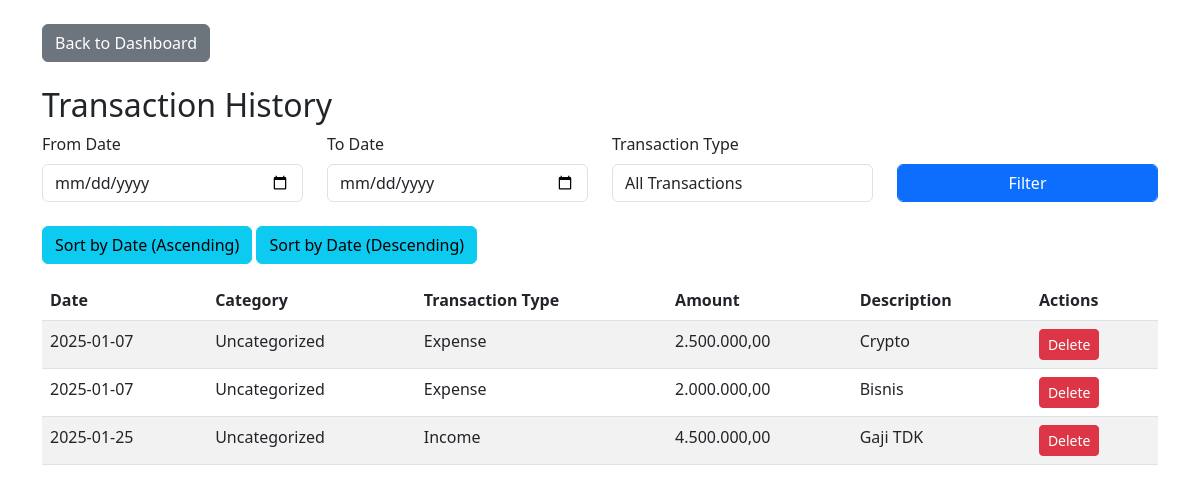
The app's page /transaction_history.php?sort_order=asc (signed in) with its own data.
### tables this page shows
CREATE TABLE `transactions` (
  `id` int(11) NOT NULL,
  `user_id` int(11) NOT NULL,
  `category_id` int(11) DEFAULT NULL,
  `type_id` int(11) NOT NULL,
  `amount` decimal(10,2) NOT NULL,
  `description` text DEFAULT NULL,
  `transaction_date` date NOT NULL,
  `created_at` timestamp NOT NULL DEFAULT current_timestamp()
);

### transaction_history.php (the view, shortened to what this page needs)
<?php
require_once 'db/db.php';
$filter_query = "";
$order_by = "transaction_date DESC";
if (isset($_GET['sort_order']) && $_GET['sort_order'] == 'asc') {
    $order_by = "transaction_date ASC";
}
$transactions = mysqli_query($koneksi, "
    SELECT
        id,
        transaction_date,
        amount,
        description,
        type_id,
        (SELECT name FROM categories WHERE id = category_id) as category_name
    FROM
        transactions
    WHERE
        1 $filter_query
    ORDER BY
        $order_by
");
?>
<!DOCTYPE html>
<html lang="en">
<head>
    <link href="https://cdn.jsdelivr.net/npm/bootstrap@5.3.0-alpha1/dist/css/bootstrap.min.css" rel="stylesheet">
</head>
<body>
<div class="container mt-4">
        <a href="dashboard.php" class="btn btn-secondary mb-4">Back to Dashboard</a>
        <h2>Transaction History</h2>
        <form method="POST" class="mb-4">
            <div class="row align-items-end">
                <div class="col-md-3">
                    <label for="from_date" class="form-label">From Date</label>
                    <input type="date" id="from_date" name="from_date" class="form-control">
                </div>
                <div class="col-md-3">
                    <label for="to_date" class="form-label">To Date</label>
                    <input type="date" id="to_date" name="to_date" class="form-control">
                </div>
                <div class="col-md-3">
                    <label for="transaction_type" class="form-label">Transaction Type</label>
                    <select id="transaction_type" name="transaction_type" class="form-control">
                        <option value="">All Transactions</option>
                    </select>
                </div>
                <div class="col-md-3">
                    <button type="submit" class="btn btn-primary form-control">Filter</button>
                </div>
            </div>
        </form>
        <div class="mb-3">
            <a href="transaction_history.php?sort_order=asc" class="btn btn-info">Sort by Date (Ascending)</a>
            <a href="transaction_history.php?sort_order=desc" class="btn btn-info">Sort by Date (Descending)</a>
        </div>
        <table class="table table-striped">
            <thead>
                <tr>
                    <th>Date</th>
                    <th>Category</th>
                    <th>Transaction Type</th>
                    <th>Amount</th>
                    <th>Description</th>
                    <th>Actions</th>
                </tr>
            </thead>
            <tbody>
                <?php while ($row = mysqli_fetch_assoc($transactions)): ?>
                    <tr class="<?php echo $row['type_id'] == 1 ? 'income-row' : 'expense-row'; ?>">
                        <td><?php echo $row['transaction_date']; ?></td>
                        <td><?php echo $row['category_name'] ?? 'Uncategorized'; ?></td>
                        <td><?php echo $row['type_id'] == 1 ? 'Income' : 'Expense'; ?></td>
                        <td><?php echo number_format($row['amount'], 2, ',', '.'); ?></td>
                        <td><?php echo $row['description']; ?></td>
                        <td>
                            <a href="transaction_history.php?delete_id=<?php echo $row['id']; ?>" class="btn btn-danger btn-sm" onclick="return confirm('Are you sure you want to delete this transaction?')">Delete</a>
                        </td>
                    </tr>
                <?php endwhile; ?>
            </tbody>
        </table>
    </div>
</body>
</html>

### transaction_history.php (style rules this page uses)
.income-row { background-color: #d4edda; }
.expense-row { background-color: #f8d7da; }

### records on screen
transactions: transaction_date "2025-01-07", category_name "Uncategorized", shows "Expense", amount "2.500.000,00", description "Crypto"
transactions: transaction_date "2025-01-07", category_name "Uncategorized", shows "Expense", amount "2.000.000,00", description "Bisnis"
transactions: transaction_date "2025-01-25", category_name "Uncategorized", shows "Income", amount "4.500.000,00", description "Gaji TDK"
